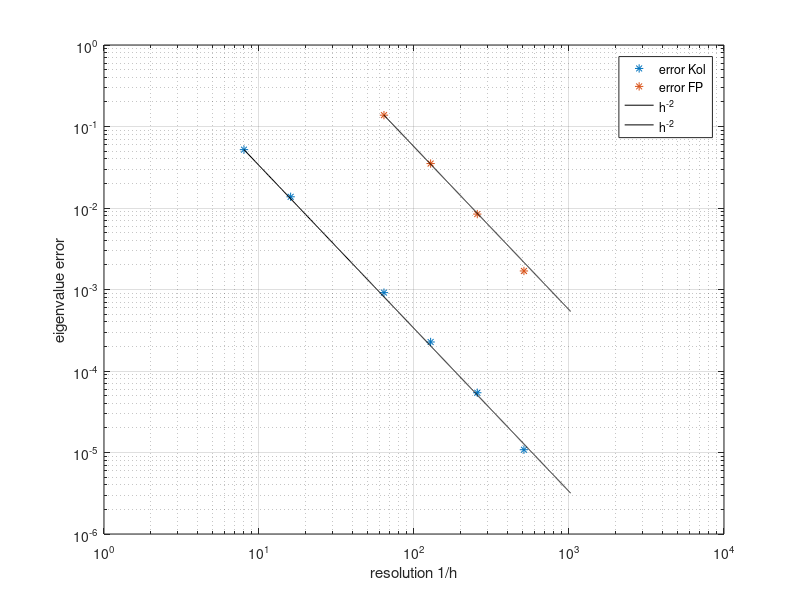

Here is the MATLAB script that generated this plot:
%% plot convergence study of first eigenvalue of Kol operator and compare it with FP
clc;
close all;
clear;

% % for Kol operator with quadratic potential P1
% resKol = [8 16 32 64 128 256];
% eigKol = [-0.5025807753019748 -0.5025124668146099 -0.5024868248664364 -0.5024795616039632 -0.5024776839320485 -0.5024772104881058];
% % for FP operator with quadratic potential P1
% resFP = [8 16 32 64 128 256];
% eigFP = [-1.540290361979151 -0.7731296590611344 -0.5872411113824971 -0.5410867267235467 -0.5295644369174396 -0.5266848249256644];

% for Kol operator with bistable potential P1
resKol = [8 16 64 128 256 512 1024];
eigKol = [-0.8441069143478424 -0.8058159443963826 -0.7930075548017084 -0.7923190273109462 -0.792146128137855 -0.792102855183316 -0.792092033931411];

% for FP operator with bistable potential P1
resFP = [64 128 256 512 1024];
eigFP = [ -0.9305772839236884 -0.8278874149376021 -0.8012101327772743 -0.7944751493558576 -0.7927872369830383]


%% compute error
errKol = abs(eigKol - (eigKol(end))*ones(1,length(eigKol)));
errFP = abs(eigFP - (eigFP(end))*ones(1,length(eigFP)));
loglog(resKol, errKol, '*');
hold on;
loglog(resFP, errFP, '*');
hold on;
xxKol = resKol(1):0.5:resKol(end);
yyKol = xxKol.^(-2)*errKol(1)/resKol(1)^(-2.);
loglog (xxKol,yyKol,'k-');
xxFP = resFP(1):0.5:resFP(end);
yyFP = xxFP.^(-2) * errFP(1)/resFP(1)^(-2.);
loglog (xxFP,yyFP,'k-');
grid on;
xlabel 'resolution 1/h';
ylabel 'eigenvalue error';
legend('error Kol', 'error FP', 'h^{-2}', 'h^{-2}');
